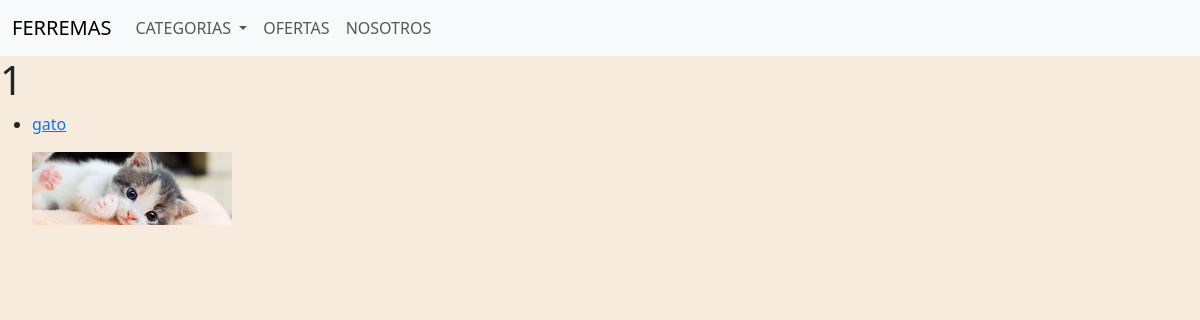
Page /Home/Categorias/ (signed in) on the earlier database version.
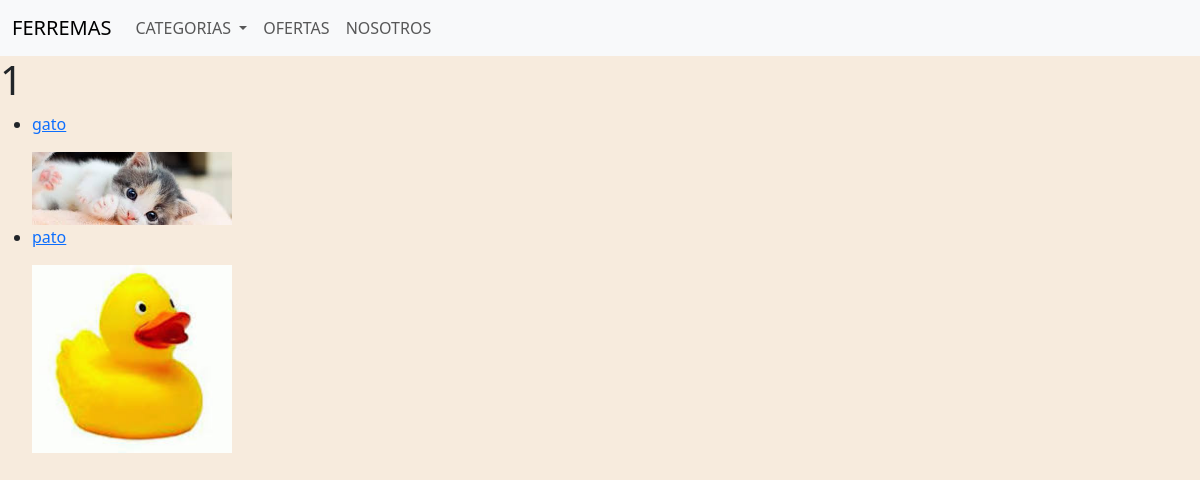
Same page on the later database version.
### task/models.py (models this page shows, shortened)
class Categoria(models.Model):
    nombrecat = models.CharField(max_length=100, unique=True)
    descripcion = models.TextField(blank=True)
    imagen = models.ImageField(upload_to='Categoriasimg/')
    user = models.ForeignKey('auth.User', on_delete=models.CASCADE, null=True)

### task/views.py (the view)
# urls.py: path('Home/Categorias/',views.lista_categoria, name='categorias'),
@login_required
def lista_categoria(request):
    categorias=Categoria.objects.all()
    return render(request, 'categorias.html', {'categorias': categorias})

### task/context_processor.py (called while the page is built)
def total_carrito(request):
    total=0
    if request.user.is_authenticated:
       if "carrito" in request.session.keys():
           for key, value in request.session['carrito'].items():
               total += float(value['valorunidad'])
    return {"total_factura": total}

### task/Templates/categorias.html
{% extends "navbar.html" %}
{% block body %}
    <h1>1</h1>
    <ul>
        {% for Categoria in categorias %}
        <li>
            <a href="{% url 'detalle_categorias' Categoria.nombrecat %}">
                 <p>{{ Categoria.nombrecat }}</p>
                {% if Categoria.imagen %}
                    <img src="{{ Categoria.imagen.url }}" alt="Imagen de la categoría" width="200">
                {% else %}
                    <p>No hay imagen disponible</p>
                {% endif %}
            </a>
        </li>
        {% endfor %}
    </ul>
{% endblock %}

### task/Templates/navbar.html (shortened to what this page needs)
{% load static %}
<!DOCTYPE html>
<html lang="en">
  <head>
    <link
      href="https://cdn.jsdelivr.net/npm/bootstrap@5.3.6/dist/css/bootstrap.min.css"
      rel="stylesheet"
    />
    <link
      href="https://getbootstrap.com/docs/5.3/assets/css/docs.css"
      rel="stylesheet"
    />
    <link rel="stylesheet" href="{% static 'style.css' %}">
  </head>
  <body>
    <nav class="navbar navbar-expand-lg bg-body-tertiary">
      <div class="container-fluid">
        <a class="navbar-brand" href="/Home/">FERREMAS</a>
        <div class="collapse navbar-collapse" id="navbarSupportedContent">
          <ul class="navbar-nav me-auto mb-2 mb-lg-0">
            <li class="nav-item dropdown">
              <a class="nav-link dropdown-toggle" href="#" role="button" data-bs-toggle="dropdown" aria-expanded="false">
                CATEGORIAS
              </a>
              <li class="nav-item">
                <a class="nav-link" href="#">OFERTAS</a>
              </li>
              <li class="nav-item">
                <a class="nav-link" href="{% url 'nosotros' %}">NOSOTROS</a>
              </li>
          </ul>
        </div>
      </div>
    </nav>
{% block body %}
{% endblock  %}

### task/static/style.css (style rules this page uses)
body { background-color: #f7ebdd; background-size: cover; background-repeat: no-repeat; }

Differences in the rows shown:
added Categoria: nombrecat "pato", imagen (picture)
